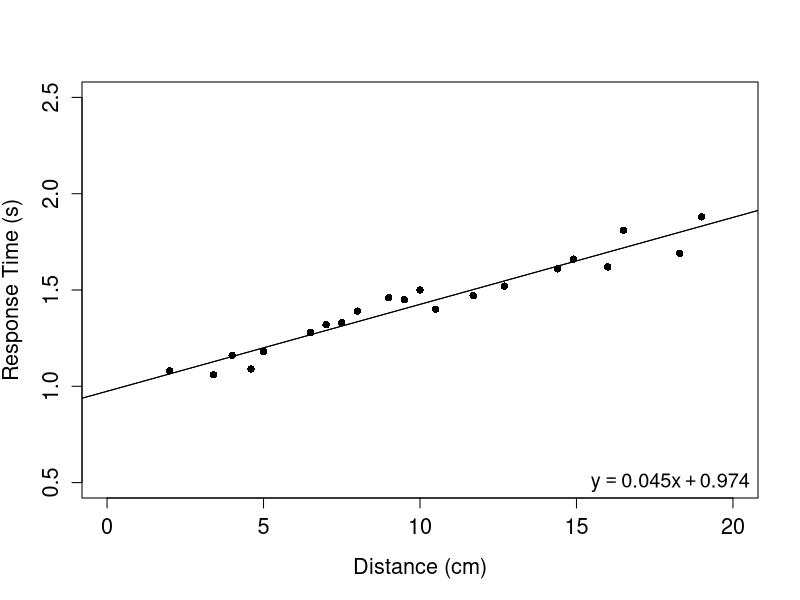
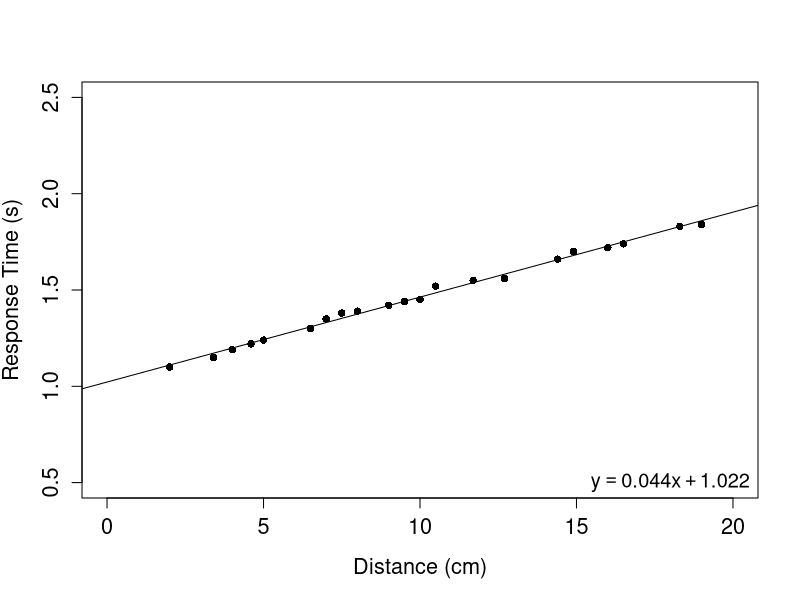

Source code (R) for these figures, in order:
packages <- c("here")

for (package in packages) {
    if (!require(package, character.only=T, quietly=T)) {
        install.packages(package, repos="https://www.stats.bris.ac.uk/R/")
        library(package, character.only=TRUE)
    }
}

dat <- read.csv(here("scanning-output.csv"), header=TRUE)

pdf(here("scanning-data-humans.pdf"), width=8.0, height=8.0, onefile=FALSE, paper="special")
plot(dat$Xvariable, dat$Humans, xlim = c(0,20), ylim = c(0.5,2.5), pch=16, cex=1.0, col="black",xlab = "Distance (cm)", ylab = "Response Time (s)", cex.axis=1.3, cex.lab=1.3)
abline(lm(dat$Humans ~ dat$Xvariable))
lm_mod <- lm(dat$Humans ~ dat$Xvariable)
abline(lm_mod)
lm_coef <- round(coef(lm_mod), 3) # extract coefficients
# mtext(bquote(y == .(lm_coef[2])*x + .(lm_coef[1])), adj=1, padj=0)
text(18, 0.5, bquote(y == .(lm_coef[2])*x + .(lm_coef[1])), cex=1.2)
dev.off()

pdf(here("scanning-data-model.pdf"), width=8.0, height=8.0, onefile=FALSE, paper="special")
plot(dat$Xvariable, dat$Model, xlim = c(0,20), ylim = c(0.5,2.5), pch=16, cex=1.0, col="black",xlab = "Distance (cm)", ylab = "Response Time (s)", cex.axis=1.3, cex.lab=1.3)
lm_mod <- lm(dat$Model ~ dat$Xvariable)
abline(lm_mod)
lm_coef <- round(coef(lm_mod), 3) # extract coefficients
# mtext(bquote(y == .(lm_coef[2])*x + .(lm_coef[1])), adj=1, padj=0)
text(18, 0.5, bquote(y == .(lm_coef[2])*x + .(lm_coef[1])), cex=1.2)
dev.off()

